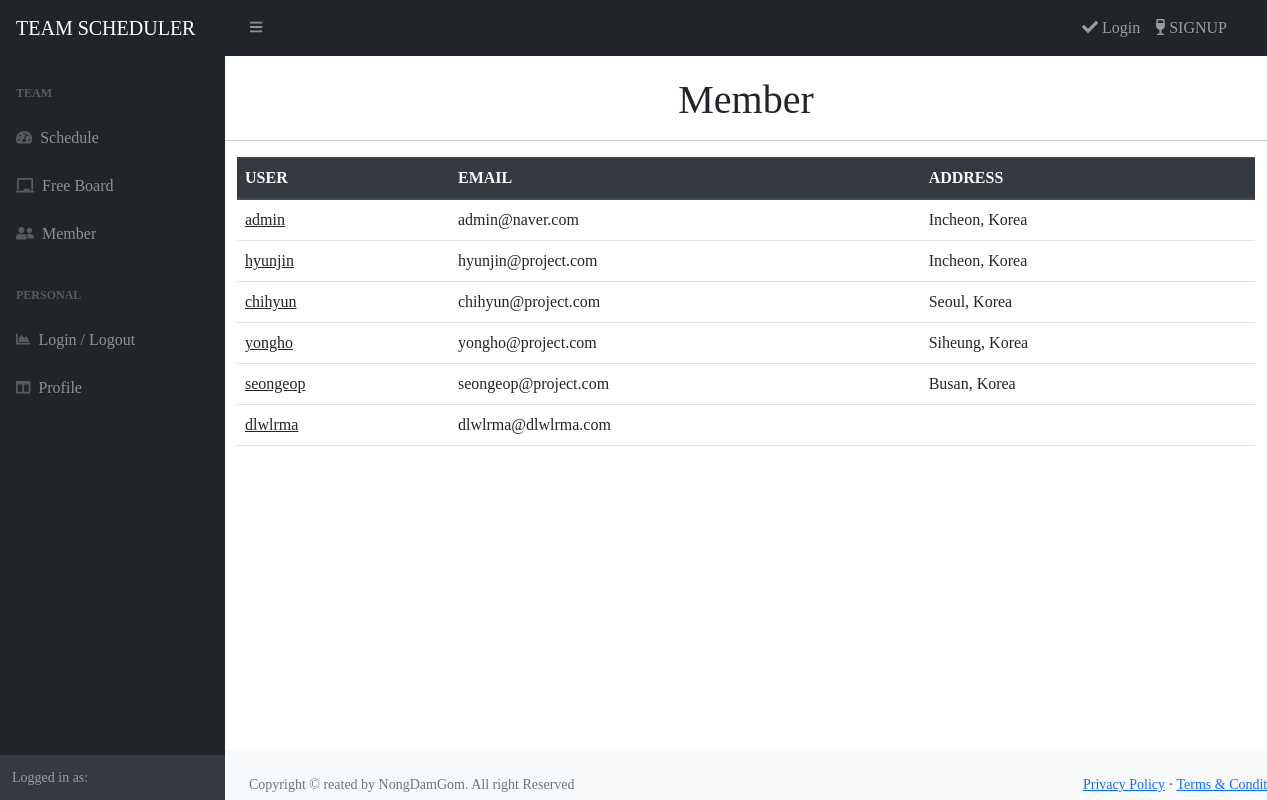
/users/member/, run on an earlier commit of the app's database.
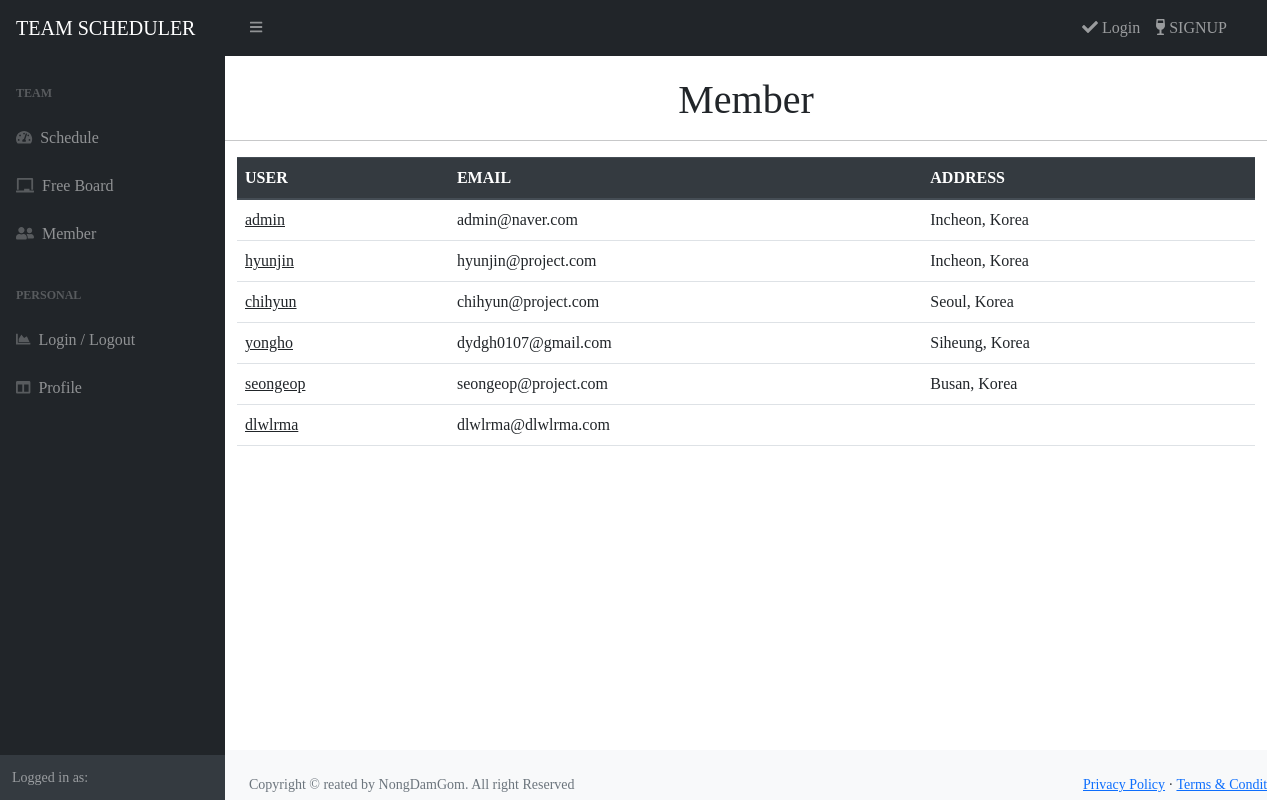
And on a later commit of the database.
### users/models.py (models this page shows, shortened)
class User(AbstractUser):
    followings = models.ManyToManyField(settings.AUTH_USER_MODEL, related_name="followers")

class Profile(models.Model):
    user = models.OneToOneField(User, on_delete=models.CASCADE)
    avatar = models.ImageField(blank=True)
    phone = models.CharField(max_length=64, blank=True)
    Mobile = models.CharField(max_length=64, blank=True)
    address = models.CharField(max_length=64, blank=True)
    Git_url = models.CharField(max_length=64, blank=True)
    Twit_url = models.CharField(max_length=64, blank=True)
    Ins_url= models.CharField(max_length=64, blank=True)
    face_url = models.CharField(max_length=64, blank=True)

### users/views.py (the view)
# urls.py: path('member/', member, name='member'),
def member(request):
    all_users= get_user_model().objects.all()
    context= {'allusers': all_users}
    return render(request, 'common/member.html', context)

### templates/common/member.html
{% extends 'base.html' %} {% block title %} Member {% endblock %} {% block content %} {% load static %}
<div class="container my-3">
  <div class="user-container my-3">
    <table class="table table table-hover">
      <thead>
        <tr class="thead-dark">
          <th style="width: 60px">USER</th>
          <th style="width: 120px">EMAIL</th>
          <th style="width: 120px">ADDRESS</th>
        </tr>
      </thead>
      <tbody>
        {% for username in allusers %}
        <tr>
          <td><a href="{% url 'users:profile' username.pk %}" class="text-dark">{{ username }}</a></td>
          <td>{{ username.email }}</td>
          <td>{{ username.profile.address }}</td>
        </tr>
        {% endfor %}
      </tbody>
    </table>
  </div>
</div>
{% endblock %}

### templates/base.html (shortened to what this page needs)
{% load static %} {% static "" as baseUrl %}
<!DOCTYPE html>
<html lang="ko">
  <head>
    <link
      rel="stylesheet"
      href="https://use.fontawesome.com/releases/v5.7.0/css/all.css"
    />
    <link rel="stylesheet" type="text/css" href="{% static 'bootstrap.min.css' %}" />
    <link rel="stylesheet" type="text/css" href="{% static 'style.css' %}" />
    <link href="https://cdn.jsdelivr.net/npm/simple-datatables@latest/dist/style.css" rel="stylesheet" />
  </head>
  <body class="sb-nav-fixed">
    {% include "navbar.html" %}
    <div id="layoutSidenav_content">
      <div id="body-content">
        <h1 class="title">{% block title %}{% endblock %}</h1>
        <hr />
        <main>{% block content %} {% endblock %}</main>
      </div>
      <footer class="mt-5 py-4 bg-light">
        <div class="container-fluid px-4">
          <div class="d-flex align-items-center justify-content-between small">
            <div class="text-muted">Copyright &copy; reated by NongDamGom. All right Reserved</div>
            <div>
              <a href="#">Privacy Policy</a>
              &middot;
              <a href="#">Terms &amp; Conditions</a>
            </div>
          </div>
        </div>
      </footer>
    </div>
  </body>
</html>

### templates/navbar.html (shortened to what this page needs)
{% load static %} {% static "" as baseUrl %}
<nav class="sb-topnav navbar navbar-expand navbar-dark bg-dark">
  <a class="navbar-brand ml-3" href="{% url 'board:index' %}">TEAM SCHEDULER</a>
  <button class="btn btn-link btn-sm order-1 order-lg-0 me-4 me-lg-0" id="sidebarToggle" href="#!"><i class="fas fa-bars"></i></button>
  <form class="d-none d-md-inline-block form-inline ms-auto me-0 me-md-3 my-2 my-md-0">
    <ul class="navbar-nav ml-auto">
      {% if user.is_authenticated %}
      <li class="nav-item">
        {% if profile_user.profile.avatar %}
        <a class="nav-link" href="{% url 'users:profile' user.pk %}"><i class="far fa-user"></i> {{ user.username }} <br /></a>
        {% else %}
        <a class="nav-link" href="{% url 'users:profile' user.pk %}"><i class="far fa-user"></i> {{ user.username }} <br /></a>
        {% endif %}
      </li>
      <li class="nav-item">
        <a class="nav-link" href="{% url 'users:logout' %}"> <i class="fas fa-sign-out-alt"></i>&nbsp;Logout</a>
        {% else %}
        <a class="nav-link" href="{% url 'users:login' %}"><i class="fas fa-check"></i>&nbsp;Login</a>
      <li class="nav-item">
        <a class="nav-link" href="{% url 'users:signup' %}"><i class="fas fa-wine-glass-alt"></i>&nbsp;SIGNUP</a>
      </li>
      {% endif %}
    </ul>
  </form>
</nav>
<div id="layoutSidenav">
  <div id="layoutSidenav_nav">
    <nav class="sb-sidenav accordion sb-sidenav-dark" id="sidenavAccordion">
      <div class="sb-sidenav-menu">
        <div class="nav">
          <div class="sb-sidenav-menu-heading">Team</div>
          <a class="nav-link" href="{% url 'cal:calendar' %}">
            <div class="sb-nav-link-icon"><i class="fas fa-tachometer-alt"></i></div>
            Schedule
          </a>
          <a class="nav-link" href="{% url 'board:index' %}">
            <div class="sb-nav-link-icon"><i class="fas fa-chalkboard"></i></i></div>
            Free Board
          </a>
          <a class="nav-link" href="{% url 'users:member' %}">
            <div class="sb-nav-link-icon"><i class="fas fa-user-friends"></i></div>
            Member
          </a>
          <div class="sb-sidenav-menu-heading">PERSONAL</div>
          {% if user.is_authenticated %}
          <a class="nav-link" href="{% url 'users:profile' user.pk %}">
            <div class="sb-nav-link-icon"><i class="fas fa-columns"></i></div>
            Profile
          </a>
          {% else %}
          <a class="nav-link" href="{% url 'users:login' %}">
            <div class="sb-nav-link-icon"><i class="fas fa-chart-area"></i></div>
            Login / Logout
          </a>
          <a class="nav-link" href="{% url 'users:login' %}">
            <div class="sb-nav-link-icon"><i class="fas fa-columns"></i></div>
            Profile
          </a>
          {% endif %}
        </div>
      </div>
      <div class="sb-sidenav-footer">
        <div class="small">Logged in as:</div>
      </div>
    </nav>
  </div>

### templates/navbar.html (style rules this page uses)
* { font-family: 'LeferiPoint-WhiteA'; }

What changed in the data, as far as the page shows it:
changed User "yongho": email "yongho@project.com" → "dydgh0107@gmail.com"
